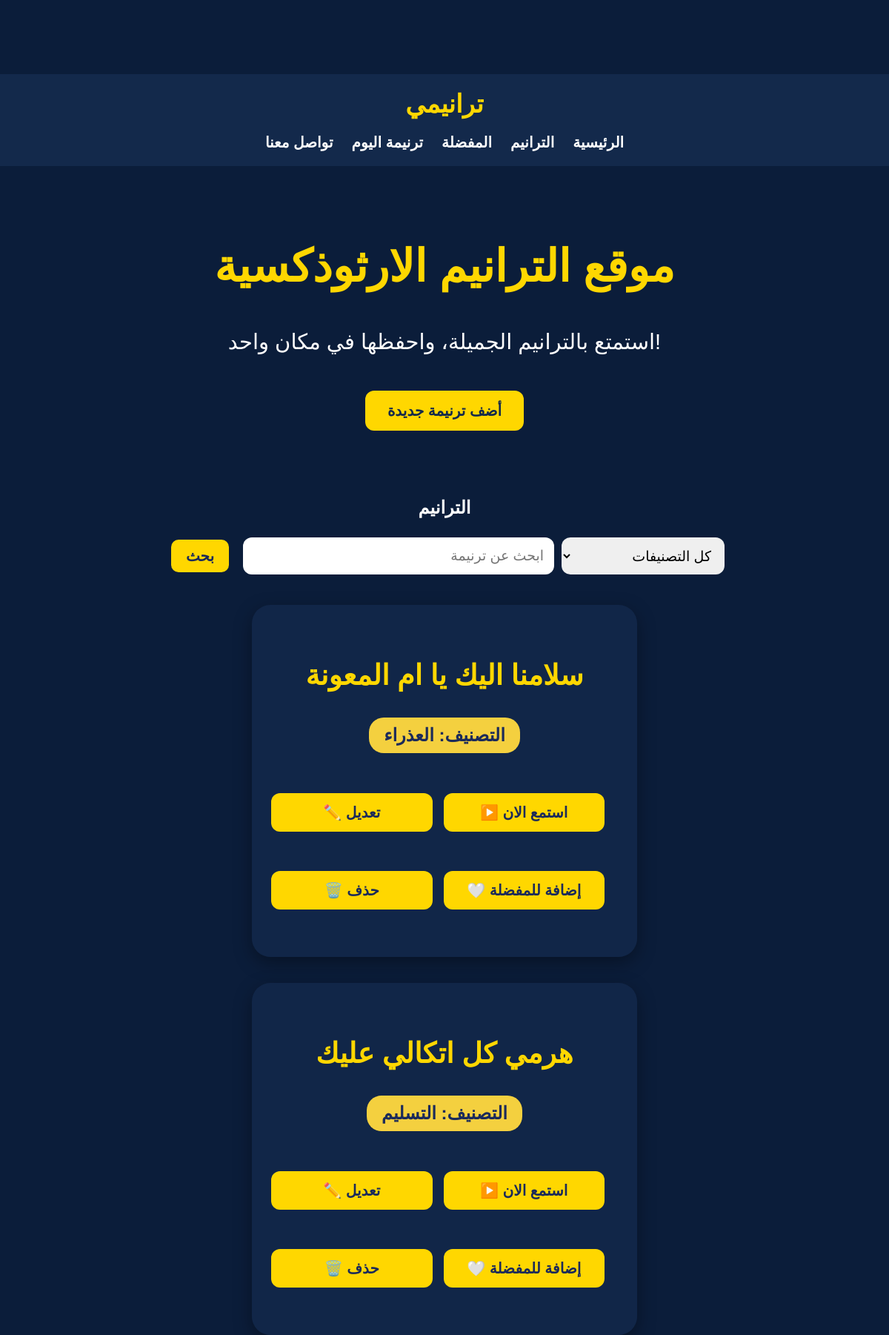
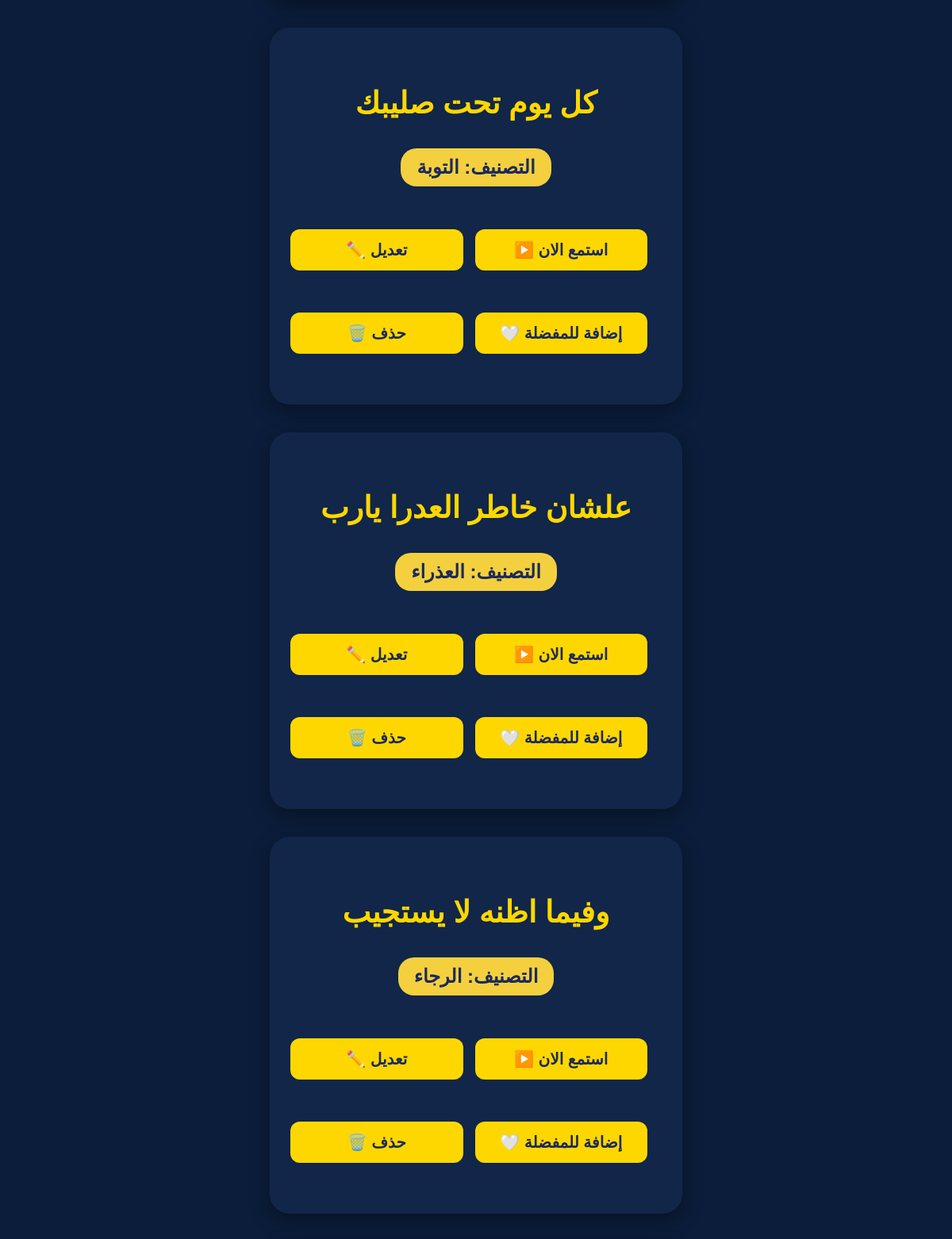
The page / (upper part) on the database its author committed (2 pictures, top to bottom).
### tables this page shows
CREATE TABLE hymns (
                id INTEGER PRIMARY KEY AUTOINCREMENT,
               title TEXT NOT NULL,
               category TEXT NOT NULL,
               audio TEXT,
               lyrics TEXT
               , favorite INTEGER DEFAULT 0);

### app.py (the view)
@app.route("/")
def home():
    categories = [
        "رأس السنة",
        "الميلاد",
        "الصوم الكبير",
        "أسبوع الآلام",
        "القيامة",
        "العذراء",
        "النيروز",
        "التسليم",
        "التوبة",
        "أخرى"
    ]
    search = request.args.get("search", "")
    category = request.args.get("category", "")
    connection = sqlite3.connect(DATABASE)
    cursor = connection.cursor()
    if search and category:
        cursor.execute(
        "SELECT * FROM hymns WHERE title LIKE ? AND category = ?",
        ("%" + search + "%", category)
    )
    elif search:
        cursor.execute(
        "SELECT * FROM hymns WHERE title LIKE ?",
        ("%" + search + "%",)
    )
    elif category:
        cursor.execute(
        "SELECT * FROM hymns WHERE category = ?",
        (category,)
    )
    else:
        cursor.execute("SELECT * FROM hymns")
    hymns = cursor.fetchall()
    connection.close()
    return render_template("index.html", hymns=hymns, search=search, category=category, categories=categories)

### templates/index.html (shortened to what this page needs)
<!DOCTYPE html>
<html lang="ar" dir="rtl">
<head>
    <link rel="stylesheet" href="{{ url_for('static', filename='style.css') }}">
</head>
<body>
    <nav>
        <h2>ترانيمي</h2>
        <ul>
            <li><a href="/">الرئيسية</a></li>
            <li><a href="#songs">الترانيم</a></li>
            <li><a href="/favorites">المفضلة</a></li>
            <li><a href="/today">ترنيمة اليوم</a></li>
            <li><a href="/contact">تواصل معنا</a></li>
        </ul>
    </nav>
    <section class="hero">
        <h1>موقع الترانيم الارثوذكسية</h1>
        <p>
           !استمتع بالترانيم الجميلة، واحفظها في مكان واحد
        </p>
        <a href="/add" class="main-btn">
            أضف ترنيمة جديدة
        </a>
    </section>
    <section class="songs" id="songs">
        <h2>الترانيم</h2>
        <form method="GET" class="search-form">
            <select name="category" class="category-filter">
                <option value="" {% if category == "" %}selected{% endif %}>كل التصنيفات</option>
            </select>
            <input type="text" name="search" class="search-box" placeholder="ابحث عن ترنيمة" value="{{ search }}">
            <button type="submit">بحث</button>
        </form>
        {% for hymn in hymns %}
            <div class="card">
                <h3>{{ hymn[1] }}</h3>
                <p class="category">
                    التصنيف: {{ hymn[2] }}
                </p>
                <div class="actions">
                    <a href="/listen/{{ hymn[0] }}" class="listen-btn">
                        <button type="button">
                            استمع الان ▶️
                        </button>
                    </a>
                    <a href="/edit/{{ hymn[0] }}">
                        <button type="button">
                            تعديل ✏️
                        </button>
                    </a>
                    <form action="/favorite/{{ hymn[0] }}" method="POST" onsubmit="savePosition()">
                        <button type="submit" class="fav-btn">
                            {% if hymn[5] == 1 %}
                                مضاف للمفضلة ❤️
                            {% else %}
                                إضافة للمفضلة 🤍
                            {% endif %}
                        </button>
                    </form>
                    <form action="/delete/{{ hymn[0] }}" method="POST" onsubmit="savePosition()">
                        <button class="delete-btn" type="submit" onclick="return confirm('هل انت متاكد من حذف هذه الترنيمة؟')">
                            حذف 🗑️
                        </button>
                    </form>
                </div>
            </div>
        {% endfor %}
    </section>
</body>
</html>

### static/style.css (style rules this page uses)
* { box-sizing: border-box; }
body { background-color: #0b1d3a; color: white; text-align: center; font-family: Arial; margin: 0; padding-top: 100px; }
h1 { color: gold; font-size: 55px; }
p { font-size: 24px; }
nav { background: #13294b; padding: 20px; display: flex; align-items: center; flex-direction: column; }
nav h2 { font-size: 34px; margin:0 0 20px; color:gold; }
nav ul { display:flex; gap:25px; list-style:none; margin:0; padding:0; }
nav li a { color: white; text-decoration: none; font-weight: bold; transition: 0.3s; font-size: 20px; }
.hero { margin-top: 100px; }
.hero h1 { color: gold; font-size: 60px; }
.hero p { font-size: 29px; margin-top: 20px; }
.songs { margin-top: 90px; }
.card { background: rgba(19, 41, 75, 0.8); padding: 35px; margin: 35px auto; border-radius: 25px; width: 520px; box-shadow: 0 8px 25px rgba(0,0,0,0.35); }
.card h3 { color: gold; font-size: 38px; margin-bottom: 20px; }
input, select, textarea { width: 90%; max-width: 650px; padding: 14px; border: none; border-radius: 12px; font-size: 19px; box-sizing: border-box; display: block; margin: 10px auto; }
button, .delete-btn, .fav-btn { padding: 14px 27px; font-size: 20px; border: none; border-radius: 12px; background: gold; color: #1b2a5a; cursor: pointer; font-weight: bold; transition: 0.3s; margin: 9px; }
form { margin: 20px 0; }
form button { padding: 10px 20px; border: none; border-radius: 10px; cursor: pointer; }
.category { display: inline-block; margin: 15px auto; background-color: #f4d03f; padding: 10px 20px; border-radius: 20px; font-weight: bold; color: #1b2a5a; }
.actions { display: grid; grid-template-columns: 1fr 1fr; gap: 15px; margin-top: 30px; }
.actions button, .actions a button { width: 100%; }
.listen-btn { white-space: nowrap; }
.listen-btn button { background: gold; }
.main-btn { display: inline-block; background-color: gold; color: #13294b; text-decoration: none; padding: 15px 30px; border-radius: 12px; font-size: 20px; font-weight: bold; transition: 0.3s; margin-top: 20px; }
.search-form { display: flex; justify-content: center; align-items: center; gap: 10px; margin-bottom: 30px; flex-wrap: wrap; }
.search-box { margin: 0; height: 50px; width: 420px; }
.category-filter { margin: 0; height: 50px; width: 220px; }
a { text-decoration: none; color: inherit; }

### rows shown on the page
hymns: title "سلامنا اليك يا ام المعونة", category "العذراء", favorite "إضافة للمفضلة 🤍"
hymns: title "هرمي كل اتكالي عليك", category "التسليم", favorite "إضافة للمفضلة 🤍"
hymns: title "كل يوم تحت صليبك", category "التوبة", favorite "إضافة للمفضلة 🤍"
hymns: title "علشان خاطر العدرا يارب", category "العذراء", favorite "إضافة للمفضلة 🤍"
hymns: title "وفيما اظنه لا يستجيب", category "الرجاء", favorite "إضافة للمفضلة 🤍"
